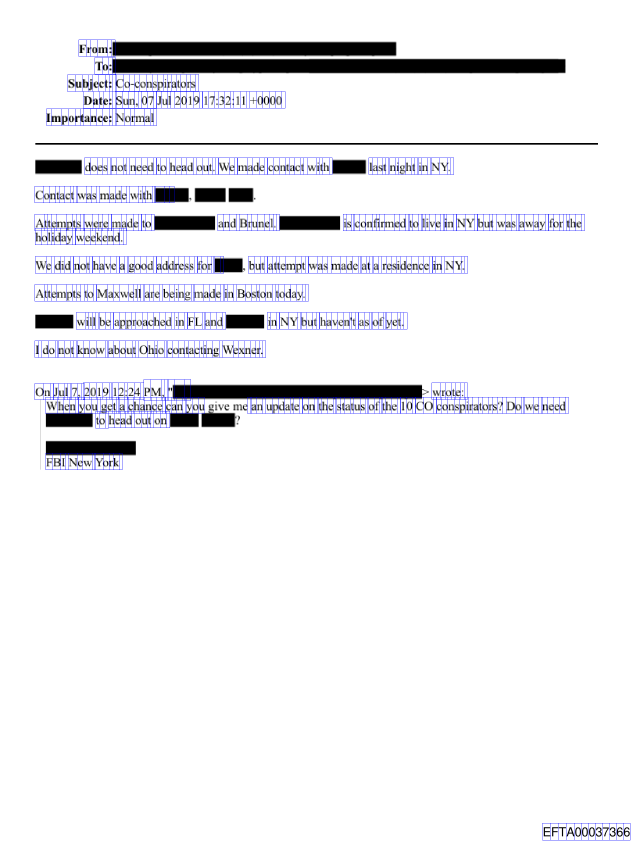
#> input picture char_bboxes_visualization.png, 1913 x 2532 px (shown at 1/3 size)
$ python -i extraction.py   (imports and definitions only)
#> lines starting #> are read from the running program, lines starting #| are printed output that depends on the picture; after the words box and inside, x2 and y2 are one past the last pixel; in counts of white or black regions, pixels touching at a corner belong together
#> further down, picture is the input picture: shape (2532, 1913, 3); mean B, G, R 241, 237.8, 237.8
"""
PDF extraction and character overlay classes for redaction analysis.

This module provides core classes for detecting redaction boxes, extracting text bands,
and overlaying characters on PDF documents.
"""

import numpy as np
import cv2
from PIL import Image
from dataclasses import dataclass
from typing import Tuple, Optional, List
import numpy.typing as npt


# ============================================================================
# CONSTANTS
# ============================================================================

# PDF extraction regions
PDF_SECTION_Y0, PDF_SECTION_Y1 = 550, 650
PDF_SECTION_X0, PDF_SECTION_X1 = 100, 930

# Detection thresholds
MIN_BOX_WIDTH, MIN_BOX_HEIGHT = 60, 25
FILL_RATIO_THRESHOLD = 0.85
CHAR_MIN_WIDTH, CHAR_MIN_HEIGHT = 3, 8

# Character positioning
CHAR_E_POSITION_FROM_RIGHT = 5  # 'e' in "made"
CHAR_M_POSITION_FROM_RIGHT = 7  # 'm' in "made"

# Colors
COLOR_RED = (255, 0, 0)
COLOR_OVERLAY_ALPHA = 0.5


# ============================================================================
# DATACLASS
# ============================================================================

@dataclass
class RedactionBox:
    """Represents a detected redaction box in a PDF image.

    Attributes:
        x: X coordinate of top-left corner
        y: Y coordinate of top-left corner
        w: Width in pixels
        h: Height in pixels
        fill_ratio: Ratio of filled pixels (0.0-1.0)
    """
    x: int
    y: int
    w: int
    h: int
    fill_ratio: float


# ============================================================================
# PDF SENTENCE EXTRACTOR
# ============================================================================

class PDFSentenceExtractor:
    """Extracts and processes text regions from PDF renders.

    This class handles detection of redaction boxes, extraction of text bands,
    and character-level analysis for overlay positioning.

    Example:
        >>> extractor = PDFSentenceExtractor()
        >>> boxes = extractor.extract_redaction_boxes(pdf_image)
        >>> section, pos, boxes = extractor.crop_text_band(pdf_image, boxes)
        >>> char_boxes = extractor.find_character_boxes(section)
    """

    def __init__(
        self,
        section_bounds: Tuple[int, int, int, int] = (PDF_SECTION_Y0, PDF_SECTION_Y1, PDF_SECTION_X0, PDF_SECTION_X1),
        min_box_size: Tuple[int, int] = (MIN_BOX_WIDTH, MIN_BOX_HEIGHT),
        fill_threshold: float = FILL_RATIO_THRESHOLD,
    ):
        """Initialize PDF text extractor.

        Args:
            section_bounds: (y0, y1, x0, x1) bounds for text extraction region
            min_box_size: (min_width, min_height) for detecting redaction boxes
            fill_threshold: Minimum fill ratio to classify as redaction box
        """
        self.sec_y0, self.sec_y1, self.sec_x0, self.sec_x1 = section_bounds
        self.min_box_w, self.min_box_h = min_box_size
        self.fill_threshold = fill_threshold

    def extract_redaction_boxes(self, image: npt.NDArray[np.uint8]) -> List[RedactionBox]:
        """Detect solid dark rectangles (redaction boxes) in image.

        Args:
            image: PDF image region to analyze

        Returns:
            List of detected RedactionBox objects, sorted by (y, x) position
        """
        section_region = image[self.sec_y0:self.sec_y1, self.sec_x0:self.sec_x1]
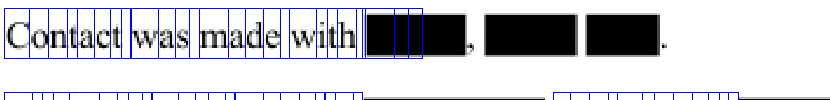
#> section_region: shape (100, 830, 3); mean B, G, R 213.9, 204.6, 204.6

        gray_sec = cv2.cvtColor(section_region, cv2.COLOR_BGR2GRAY)
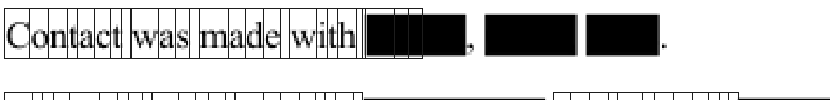
#> gray_sec: shape (100, 830); min 0, max 255, mean 205.6
        _, bin_sec = cv2.threshold(gray_sec, 200, 255, cv2.THRESH_BINARY_INV)
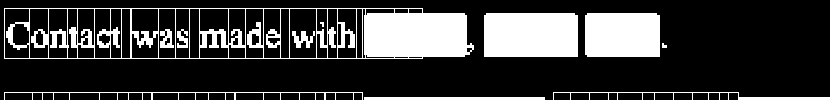
#> bin_sec: shape (100, 830); 22.6% white; 11 white regions (2 under 20 px)
        contours_sec, _ = cv2.findContours(bin_sec, cv2.RETR_EXTERNAL, cv2.CHAIN_APPROX_SIMPLE)
#> contours_sec = 7 contours, 1 with area under 20; largest, box (x1, y1, x2, y2) and area: (4, 8, 474, 59) 22838, (484, 13, 578, 57) 3990, (585, 13, 660, 57) 3170, (364, 97, 545, 100) 360, (553, 92, 830, 100) 194, (4, 92, 363, 100) 43

        boxes = []
        for cnt in contours_sec:
            x, y, w, h = cv2.boundingRect(cnt)
            if w < self.min_box_w or h < self.min_box_h:
                continue
            area = w * h
            if area <= 0:
                continue
            fill_ratio = float(np.count_nonzero(bin_sec[y:y+h, x:x+w])) / float(area)
            if fill_ratio >= self.fill_threshold:
                boxes.append(RedactionBox(x, y, w, h, fill_ratio))
#> this loop made 7 passes
#> (x, y, w, h) on passes 2 to 4: (553, 92, 277, 8), (4, 92, 359, 8), (662, 43, 5, 5)
#> (x, y, w, h, area, fill_ratio) on passes 5 to 7: (585, 13, 75, 44, 3300, 0.996), (484, 13, 94, 44, 4136, 0.998), (4, 8, 470, 51, 23970, 0.406)
#> after the loop, boxes = 2 items

        # Sort by (y, x) position
        boxes.sort(key=lambda b: (b.y, b.x))
        return boxes

    # [93 lines left out: functions crop_text_band, find_character_boxes, not called in this run]


# ============================================================================
# CHARACTER OVERLAY
# ============================================================================

class CharacterOverlay:
    """Handles overlay of pre-rendered characters onto PDF extracts.

    This class manages character image preparation, positioning, and alpha-blended
    rendering for character-level replacements.

    Example:
        >>> overlay = CharacterOverlay(char_image, color=(255, 0, 0), alpha=0.5)
        >>> target_pos = overlay.find_target_position(char_boxes, position_from_right=5)
        >>> overlay.blend_onto(pdf_image, (x, y), target_size=(w, h))
    """

    # [109 lines left out: functions __init__, _prepare_alpha_mask, find_target_position, blend_onto, not called in this run]

>>> import cv2
>>> picture = cv2.imread('../char_bboxes_visualization.png')
>>> result = PDFSentenceExtractor().extract_redaction_boxes(picture)
#> result = 2 items
